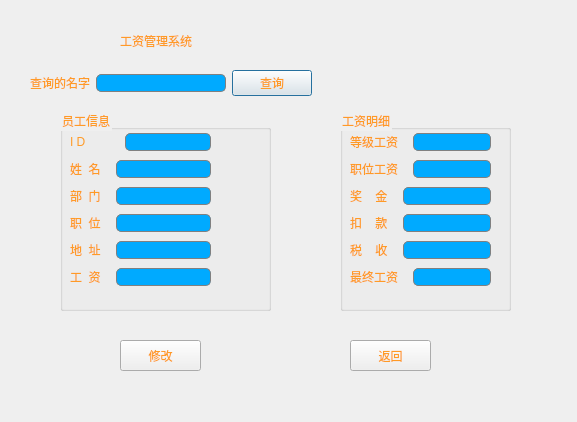
<?xml version="1.0" encoding="UTF-8"?>
<ui version="4.0">
 <class>findworker</class>
 <widget class="QDialog" name="findworker">
  <property name="geometry">
   <rect>
    <x>0</x>
    <y>0</y>
    <width>577</width>
    <height>422</height>
   </rect>
  </property>
  <property name="minimumSize">
   <size>
    <width>577</width>
    <height>422</height>
   </size>
  </property>
  <property name="maximumSize">
   <size>
    <width>577</width>
    <height>422</height>
   </size>
  </property>
  <property name="windowTitle">
   <string>Dialog</string>
  </property>
  <property name="styleSheet">
   <string notr="true">color: rgb(255, 154, 38);
background-image: url(:/resource/photo/Resource/2.jpg);
</string>
  </property>
  <widget class="QGroupBox" name="groupBox_2">
   <property name="geometry">
    <rect>
     <x>340</x>
     <y>110</y>
     <width>171</width>
     <height>201</height>
    </rect>
   </property>
   <property name="styleSheet">
    <string notr="true">font: 12pt &quot;仿宋&quot;;</string>
   </property>
   <property name="title">
    <string>工资明细</string>
   </property>
   <widget class="QWidget" name="layoutWidget">
    <property name="geometry">
     <rect>
      <x>10</x>
      <y>20</y>
      <width>141</width>
      <height>164</height>
     </rect>
    </property>
    <layout class="QVBoxLayout" name="verticalLayout_3">
     <item>
      <layout class="QHBoxLayout" name="horizontalLayout_23">
       <property name="spacing">
        <number>15</number>
       </property>
       <property name="leftMargin">
        <number>0</number>
       </property>
       <item>
        <widget class="QLabel" name="label_25">
         <property name="styleSheet">
          <string notr="true">font: 12pt &quot;仿宋&quot;;</string>
         </property>
         <property name="text">
          <string>等级工资</string>
         </property>
        </widget>
       </item>
       <item>
        <widget class="QLineEdit" name="lineEdit_levelwages">
         <property name="styleSheet">
          <string notr="true">border: 1px solid gray;border-radius:5px; 
padding: 0px 10px 0px 10px;
font: 12pt &quot;仿宋&quot;;
background:rgb(0, 170, 255);
selection-background-color: darkgray;
</string>
         </property>
         <property name="text">
          <string/>
         </property>
         <property name="readOnly">
          <bool>true</bool>
         </property>
        </widget>
       </item>
      </layout>
     </item>
     <item>
      <layout class="QHBoxLayout" name="horizontalLayout_24">
       <property name="spacing">
        <number>15</number>
       </property>
       <property name="leftMargin">
        <number>0</number>
       </property>
       <item>
        <widget class="QLabel" name="label_26">
         <property name="styleSheet">
          <string notr="true">font: 12pt &quot;仿宋&quot;;</string>
         </property>
         <property name="text">
          <string>职位工资</string>
         </property>
        </widget>
       </item>
       <item>
        <widget class="QLineEdit" name="lineEdit_positionwages">
         <property name="styleSheet">
          <string notr="true">border: 1px solid gray;border-radius:5px; 
padding: 0px 10px 0px 10px;
font: 12pt &quot;仿宋&quot;;
background:rgb(0, 170, 255);
selection-background-color: darkgray;
</string>
         </property>
         <property name="text">
          <string/>
         </property>
         <property name="readOnly">
          <bool>true</bool>
         </property>
        </widget>
       </item>
      </layout>
     </item>
     <item>
      <layout class="QHBoxLayout" name="horizontalLayout_25">
       <property name="spacing">
        <number>15</number>
       </property>
       <property name="leftMargin">
        <number>0</number>
       </property>
       <item>
        <widget class="QLabel" name="label_27">
         <property name="styleSheet">
          <string notr="true">font: 12pt &quot;仿宋&quot;;</string>
         </property>
         <property name="text">
          <string>奖    金</string>
         </property>
        </widget>
       </item>
       <item>
        <widget class="QLineEdit" name="lineEdit_bouns">
         <property name="styleSheet">
          <string notr="true">border: 1px solid gray;border-radius:5px; 
padding: 0px 10px 0px 10px;
font: 12pt &quot;仿宋&quot;;
background:rgb(0, 170, 255);
selection-background-color: darkgray;
</string>
         </property>
         <property name="text">
          <string/>
         </property>
        </widget>
       </item>
      </layout>
     </item>
     <item>
      <layout class="QHBoxLayout" name="horizontalLayout_3">
       <property name="spacing">
        <number>15</number>
       </property>
       <property name="leftMargin">
        <number>0</number>
       </property>
       <item>
        <widget class="QLabel" name="label_5">
         <property name="styleSheet">
          <string notr="true">font: 12pt &quot;仿宋&quot;;</string>
         </property>
         <property name="text">
          <string>扣    款</string>
         </property>
        </widget>
       </item>
       <item>
        <widget class="QLineEdit" name="lineEdit_deduction">
         <property name="styleSheet">
          <string notr="true">border: 1px solid gray;border-radius:5px; 
padding: 0px 10px 0px 10px;
font: 12pt &quot;仿宋&quot;;
background:rgb(0, 170, 255);
selection-background-color: darkgray;
</string>
         </property>
         <property name="text">
          <string/>
         </property>
        </widget>
       </item>
      </layout>
     </item>
     <item>
      <layout class="QHBoxLayout" name="horizontalLayout_26">
       <property name="spacing">
        <number>15</number>
       </property>
       <property name="leftMargin">
        <number>0</number>
       </property>
       <item>
        <widget class="QLabel" name="label_28">
         <property name="styleSheet">
          <string notr="true">font: 12pt &quot;仿宋&quot;;</string>
         </property>
         <property name="text">
          <string>税    收</string>
         </property>
        </widget>
       </item>
       <item>
        <widget class="QLineEdit" name="lineEdit_WithHoldingTax">
         <property name="styleSheet">
          <string notr="true">border: 1px solid gray;border-radius:5px; 
padding: 0px 10px 0px 10px;
font: 12pt &quot;仿宋&quot;;
background:rgb(0, 170, 255);
selection-background-color: darkgray;
</string>
         </property>
         <property name="text">
          <string/>
         </property>
         <property name="readOnly">
          <bool>true</bool>
         </property>
        </widget>
       </item>
      </layout>
     </item>
     <item>
      <layout class="QHBoxLayout" name="horizontalLayout_27">
       <property name="spacing">
        <number>15</number>
       </property>
       <property name="leftMargin">
        <number>0</number>
       </property>
       <item>
        <widget class="QLabel" name="label_29">
         <property name="styleSheet">
          <string notr="true">font: 12pt &quot;仿宋&quot;;</string>
         </property>
         <property name="text">
          <string>最终工资</string>
         </property>
        </widget>
       </item>
       <item>
        <widget class="QLineEdit" name="lineEdit_fanalwages">
         <property name="styleSheet">
          <string notr="true">border: 1px solid gray;border-radius:5px; 
padding: 0px 10px 0px 10px;
font: 12pt &quot;仿宋&quot;;
background:rgb(0, 170, 255);
selection-background-color: darkgray;
</string>
         </property>
         <property name="text">
          <string/>
         </property>
         <property name="readOnly">
          <bool>true</bool>
         </property>
        </widget>
       </item>
      </layout>
     </item>
    </layout>
   </widget>
  </widget>
  <widget class="QGroupBox" name="groupBox">
   <property name="geometry">
    <rect>
     <x>60</x>
     <y>110</y>
     <width>211</width>
     <height>201</height>
    </rect>
   </property>
   <property name="styleSheet">
    <string notr="true">font: 12pt &quot;仿宋&quot;;</string>
   </property>
   <property name="title">
    <string>员工信息</string>
   </property>
   <widget class="QWidget" name="layoutWidget_2">
    <property name="geometry">
     <rect>
      <x>10</x>
      <y>20</y>
      <width>141</width>
      <height>164</height>
     </rect>
    </property>
    <layout class="QVBoxLayout" name="verticalLayout_2">
     <item>
      <layout class="QHBoxLayout" name="horizontalLayout_8">
       <property name="spacing">
        <number>39</number>
       </property>
       <property name="leftMargin">
        <number>0</number>
       </property>
       <item>
        <widget class="QLabel" name="label_10">
         <property name="styleSheet">
          <string notr="true">font: 12pt &quot;仿宋&quot;;</string>
         </property>
         <property name="text">
          <string>I D</string>
         </property>
        </widget>
       </item>
       <item>
        <widget class="QLineEdit" name="lineEdit_ID">
         <property name="styleSheet">
          <string notr="true">border: 1px solid gray;border-radius:5px; 
padding: 0px 10px 0px 10px;
font: 12pt &quot;仿宋&quot;;
background:rgb(0, 170, 255);
selection-background-color: darkgray;
</string>
         </property>
         <property name="text">
          <string/>
         </property>
        </widget>
       </item>
      </layout>
     </item>
     <item>
      <layout class="QHBoxLayout" name="horizontalLayout_4">
       <property name="spacing">
        <number>15</number>
       </property>
       <property name="leftMargin">
        <number>0</number>
       </property>
       <item>
        <widget class="QLabel" name="label_6">
         <property name="styleSheet">
          <string notr="true">font: 12pt &quot;仿宋&quot;;</string>
         </property>
         <property name="text">
          <string>姓  名</string>
         </property>
        </widget>
       </item>
       <item>
        <widget class="QLineEdit" name="lineEdit_name">
         <property name="styleSheet">
          <string notr="true">border: 1px solid gray;border-radius:5px; 
padding: 0px 10px 0px 10px;
font: 12pt &quot;仿宋&quot;;
background:rgb(0, 170, 255);
selection-background-color: darkgray;
</string>
         </property>
         <property name="text">
          <string/>
         </property>
        </widget>
       </item>
      </layout>
     </item>
     <item>
      <layout class="QHBoxLayout" name="horizontalLayout_5">
       <property name="spacing">
        <number>15</number>
       </property>
       <property name="leftMargin">
        <number>0</number>
       </property>
       <item>
        <widget class="QLabel" name="label_7">
         <property name="styleSheet">
          <string notr="true">font: 12pt &quot;仿宋&quot;;</string>
         </property>
         <property name="text">
          <string>部  门</string>
         </property>
        </widget>
       </item>
       <item>
        <widget class="QLineEdit" name="lineEdit_department">
         <property name="styleSheet">
          <string notr="true">border: 1px solid gray;border-radius:5px; 
padding: 0px 10px 0px 10px;
font: 12pt &quot;仿宋&quot;;
background:rgb(0, 170, 255);
selection-background-color: darkgray;
</string>
         </property>
         <property name="text">
          <string/>
         </property>
        </widget>
       </item>
      </layout>
     </item>
     <item>
      <layout class="QHBoxLayout" name="horizontalLayout_2">
       <property name="spacing">
        <number>15</number>
       </property>
       <property name="leftMargin">
        <number>0</number>
       </property>
       <item>
        <widget class="QLabel" name="label_4">
         <property name="styleSheet">
          <string notr="true">font: 12pt &quot;仿宋&quot;;</string>
         </property>
         <property name="text">
          <string>职  位</string>
         </property>
        </widget>
       </item>
       <item>
        <widget class="QLineEdit" name="lineEdit_position">
         <property name="styleSheet">
          <string notr="true">border: 1px solid gray;border-radius:5px; 
padding: 0px 10px 0px 10px;
font: 12pt &quot;仿宋&quot;;
background:rgb(0, 170, 255);
selection-background-color: darkgray;
</string>
         </property>
         <property name="text">
          <string/>
         </property>
        </widget>
       </item>
      </layout>
     </item>
     <item>
      <layout class="QHBoxLayout" name="horizontalLayout_7">
       <property name="spacing">
        <number>15</number>
       </property>
       <property name="leftMargin">
        <number>0</number>
       </property>
       <item>
        <widget class="QLabel" name="label_9">
         <property name="styleSheet">
          <string notr="true">font: 12pt &quot;仿宋&quot;;</string>
         </property>
         <property name="text">
          <string>地  址</string>
         </property>
        </widget>
       </item>
       <item>
        <widget class="QLineEdit" name="lineEdit_address">
         <property name="styleSheet">
          <string notr="true">border: 1px solid gray;border-radius:5px; 
padding: 0px 10px 0px 10px;
font: 12pt &quot;仿宋&quot;;
background:rgb(0, 170, 255);
selection-background-color: darkgray;
</string>
         </property>
         <property name="text">
          <string/>
         </property>
        </widget>
       </item>
      </layout>
     </item>
     <item>
      <layout class="QHBoxLayout" name="horizontalLayout_6">
       <property name="spacing">
        <number>15</number>
       </property>
       <property name="leftMargin">
        <number>0</number>
       </property>
       <item>
        <widget class="QLabel" name="label_8">
         <property name="styleSheet">
          <string notr="true">font: 12pt &quot;仿宋&quot;;</string>
         </property>
         <property name="text">
          <string>工  资</string>
         </property>
        </widget>
       </item>
       <item>
        <widget class="QLineEdit" name="lineEdit_wages">
         <property name="styleSheet">
          <string notr="true">border: 1px solid gray;border-radius:5px; 
padding: 0px 10px 0px 10px;
font: 12pt &quot;仿宋&quot;;
background:rgb(0, 170, 255);
selection-background-color: darkgray;
</string>
         </property>
         <property name="text">
          <string/>
         </property>
         <property name="readOnly">
          <bool>true</bool>
         </property>
        </widget>
       </item>
      </layout>
     </item>
    </layout>
   </widget>
  </widget>
  <widget class="QWidget" name="layoutWidget_3">
   <property name="geometry">
    <rect>
     <x>30</x>
     <y>70</y>
     <width>282</width>
     <height>26</height>
    </rect>
   </property>
   <layout class="QHBoxLayout" name="horizontalLayout">
    <item>
     <widget class="QLabel" name="label_2">
      <property name="styleSheet">
       <string notr="true">font: 12pt &quot;仿宋&quot;;</string>
      </property>
      <property name="text">
       <string>查询的名字</string>
      </property>
     </widget>
    </item>
    <item>
     <widget class="QLineEdit" name="lineEdit_findname">
      <property name="styleSheet">
       <string notr="true">border: 1px solid gray;border-radius:5px; 
padding: 0px 10px 0px 10px;
font: 12pt &quot;仿宋&quot;;
background:rgb(0, 170, 255);
selection-background-color: darkgray;
</string>
      </property>
     </widget>
    </item>
    <item>
     <widget class="QPushButton" name="pushButton_find">
      <property name="styleSheet">
       <string notr="true">font: 12pt &quot;仿宋&quot;;</string>
      </property>
      <property name="text">
       <string>查询</string>
      </property>
     </widget>
    </item>
   </layout>
  </widget>
  <widget class="QPushButton" name="pushButton_back">
   <property name="geometry">
    <rect>
     <x>350</x>
     <y>340</y>
     <width>81</width>
     <height>31</height>
    </rect>
   </property>
   <property name="styleSheet">
    <string notr="true">font: 12pt &quot;仿宋&quot;;</string>
   </property>
   <property name="text">
    <string>返回</string>
   </property>
  </widget>
  <widget class="QLabel" name="label">
   <property name="geometry">
    <rect>
     <x>120</x>
     <y>20</y>
     <width>211</width>
     <height>41</height>
    </rect>
   </property>
   <property name="styleSheet">
    <string notr="true">font: 23pt &quot;新宋体&quot;;
</string>
   </property>
   <property name="text">
    <string>工资管理系统</string>
   </property>
  </widget>
  <widget class="QPushButton" name="pushButton_modify">
   <property name="geometry">
    <rect>
     <x>120</x>
     <y>340</y>
     <width>81</width>
     <height>31</height>
    </rect>
   </property>
   <property name="styleSheet">
    <string notr="true">font: 12pt &quot;仿宋&quot;;</string>
   </property>
   <property name="text">
    <string>修改</string>
   </property>
  </widget>
 </widget>
 <resources/>
 <connections/>
</ui>
